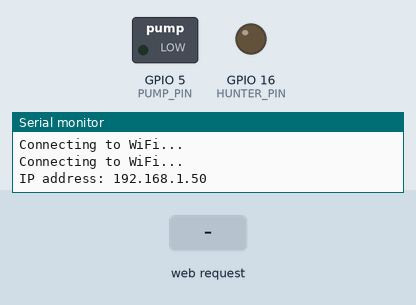
A sketch run on a simulated ESP8266 (NodeMCU). On the bench: switched loads named in the sketch (green lamp = pin HIGH), output pins drawn as LEDs (lit = HIGH), the last lines printed to the serial monitor. The inputs (shaded band) are chosen by the test bench. WiFi joins after 1.5 s; servers stay silent unless stated.

Above: at 3.2 s.
3.3 s: HTTP request GET /update?zone=1&time=1&program=1 received
At 3.5 s:
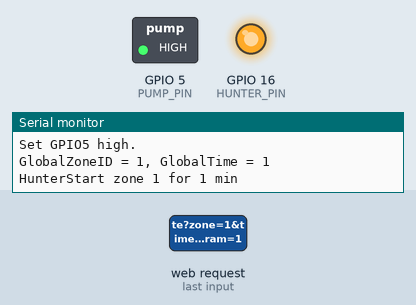
At 4.7 s:
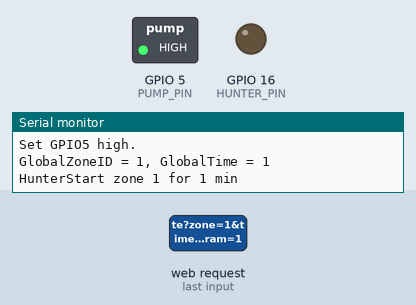
5.5 s: HTTP request GET /update?zone=1&time=1&program=1 received
At 6.19 s:
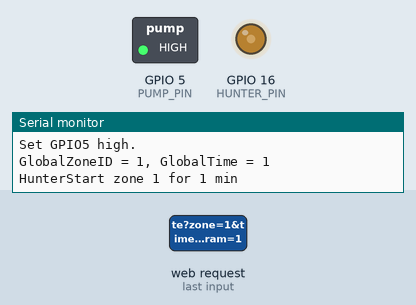
Timing chart, 0 to 8.5 s (numbered marks = the images above; inputs shaded):
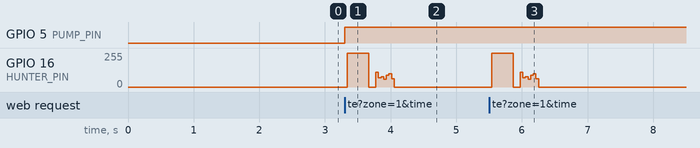

The sketch:

hunter_wifi_remote.ino
```cpp
// (licence header left out)
// Import required libraries
//#include "ESP8266WiFi.h" //https://randomnerdtutorials.com/how-to-install-esp8266-board-arduino-ide/
#include "ESPAsyncWebServer.h" //eventually to be downloaded at https://RandomNerdTutorials.com/esp8266-relay-module-ac-web-server/
#include "hunter.h" //included in this sketch

// Define constants
const bool   PUMP_PIN_DEFAULT = false; // Set to true to set PUMP_PIN as On by default
const int    PUMP_PIN = 5; // GPIO5 = D1

// Replace ... with the SSID and the password of your Wifi
const char* ssid = "micasasucasa";
const char* password = "edu.y.vero";

// Declare global variables
int GlobalZoneID = 0;
int GlobalProgramID = 0;
int GlobalTime = 0;
int GlobalFlag = 0;
bool RAIN_GAUGE_PIN_before = HIGH;
bool RAIN_GAUGE_PIN_now;
int retry = 0;

// Create AsyncWebServer object on port 80
AsyncWebServer server(80);

// HTML-Code for the web page
const char index_html[] PROGMEM = R"rawliteral(
<!DOCTYPE html>
<html>
<head>
  <title>HunterControl</title>
  <meta name="viewport" content="width=device-width, initial-scale=1">
  <meta http-equiv="Content-Type" content="text/html; charset=ISO-8859-1" />
  <style>
    html {font-family: Arial; display: inline-block; text-align: center;}
    h2 {font-size: 3.0rem;}
    h4 {margin-bottom: 0px;}
    p {margin-top: 0px; font-size: 14px;}
    body {max-width: 600px; margin:0px auto; padding-bottom: 25px; border=1px;}
    .switch {position: relative; display: inline-block; width: 100px; height: 58px}
    .switch input {display: none}
    .slider {position: absolute; top: 0; left: 0; right: 0; bottom: 0; background-color: #ccc; border-radius: 29px}
    .slider:before {position: absolute; content: ""; height: 44px; width: 44px; left: 7px; bottom: 7px; background-color: #fff; -webkit-transition: .4s; transition: .4s; border-radius: 68px}
    input:checked+.slider {background-color: #2196F3}
    input:checked+.slider:before {-webkit-transform: translateX(42px); -ms-transform: translateX(42px); transform: translateX(42px)}
  </style>
</head>
<body>
  <h3>X-Core Remote Control</h3>
  <h4>Zone #1</h4>
  <p>(arroseurs c&ocirc;t&eacute; Rui, maison N&deg;3, max. 10 min.)</p>
  <label class="switch"><input type="checkbox" onchange="toggleCheckbox(this)" id="1" value="10"><span class="slider"></span></label>
  <!-- When a slider is pushed a GET request is generated which contains the zone# and the state to be set. -->
  <hr>
  <h4>Zone #2</h4>
  <p>(arroseurs fond du terrain, max. 10 min.)</p>
  <label class="switch"><input type="checkbox" onchange="toggleCheckbox(this)" id="2" value="10"><span class="slider"></span></label>
  <hr>
  <h4>Zone #3</h4>
  <p>(arroseurs c&ocirc;t&eacute; Paula, maison N&deg;1, max. 10 min.)</p>
  <label class="switch"><input type="checkbox" onchange="toggleCheckbox(this)" id="3" value="10"><span class="slider"></span></label>
  <hr>
  <h4>Zone #4</h4>
  <p>(tuyeau jardin avant, max. 10 min.)</p>
  <label class="switch"><input type="checkbox" onchange="toggleCheckbox(this)" id="4" value="10"><span class="slider"></span></label>
  <hr>
  <h4>Zone #5</h4>
  <p>(tuyeau fond du terrain, max. 10 min.)</p>
  <label class="switch"><input type="checkbox" onchange="toggleCheckbox(this)" id="5" value="10"><span class="slider"></span></label>
  <hr>
  <h4>Zone #6</h4>
  <p>(tuyeau 1 c&ocirc;t&eacute; maison N&deg;1, max. 10 min.)</p>
  <label class="switch"><input type="checkbox" onchange="toggleCheckbox(this)" id="6" value="10"><span class="slider"></span></label>
  <hr>
  <h4>Zone #7</h4>
  <p>(tuyeau 2 c&ocirc;t&eacute; maison N&deg;1, max. 10 min.)</p>
  <label class="switch"><input type="checkbox" onchange="toggleCheckbox(this)" id="7" value="10"><span class="slider"></span></label>
  <hr>
  <h4>Zone #8</h4>
  <p>(remplissage r&eacute;servoir, max. 40 min.)</p>
  <label class="switch"><input type="checkbox" onchange="toggleCheckbox(this)" id="8" value="40"><span class="slider"></span></label>
  <hr>
  <h4>Programme #1</h4>
  <p>(lancer le programme d'arrosage 1)</p>
  <label class="switch"><input type="checkbox" onchange="toggleCheckbox(this)" id="9" value="40"><span class="slider"></span></label>
  <script>
    function toggleCheckbox(element)
    {
      var xhr = new XMLHttpRequest();
      // If an slider is activated, then ...
      if(element.checked)
      {
        // ... uncheck all other sliders and ...
        for(i=1;i<=9;i++)
        {
          if(i!=element.id)
          {
            document.getElementById(i).checked = false;
          }
        }
        if(element.id<=8)
        {
          // ... send GET request to webserver with zone# and wanted duration.
          xhr.open("GET", "/update?zone="+element.id+"&time="+element.value, true);
        }
        else if(element.id==9)
        {
          // ... send GET request to webserver with program#.
          xhr.open("GET", "/update?program="+element.id, true);
        }
      }
      else
      {
        if(element.id<=8)
        {
          // stop = start for 0 minutes
          xhr.open("GET", "/update?zone="+element.id+"&time=0", true);
        }
      }
      xhr.send();
    }
  </script>
</body>
</html>
)rawliteral";


void setup(void){
  // Serial port for debugging purposes
  Serial.begin(9600);

  //define outputs for pump control and bus communication to X-Core controller
  pinMode(PUMP_PIN, OUTPUT); // GPIO5 to switch the pump
  pinMode(HUNTER_PIN, OUTPUT); // Bus Port, see value of HUNTER_PIN in hunter.h

  // Set PUMP_PIN to default value
  if(PUMP_PIN_DEFAULT)
  {
    digitalWrite(PUMP_PIN, HIGH);
  }
  else
  {
    digitalWrite(PUMP_PIN, LOW);
  }

  // Connect to Wi-Fi
  WiFi.begin(ssid, password); //ssid and password are defined above
  while (WiFi.status() != WL_CONNECTED) {
    delay(1000);
    Serial.println("Connecting to WiFi...");
  }

  // Print ESP8266 Local IP Address to serial monitor
  Serial.print("IP address: ");
  Serial.println(WiFi.localIP());

  // Publish root web page
  server.on("/", HTTP_GET, [](AsyncWebServerRequest *request){
    request->send_P(200, "text/html", index_html);
  });

  // Handle GET request generated when pushing a slider. GET structure is <ESP_IP>/update?zone=<zone#>&time=<0 to 240 minutes>
  server.on("/update", HTTP_GET, [] (AsyncWebServerRequest *request) {
    String inputParamValue1;
    String inputParamValue2;
    String inputParamValue3;
    // If both required parameters have been transmitted, then ...
    if (request->hasParam("zone") & request->hasParam("time"))
    {
      // Extract the values of the parameters
      inputParamValue1 = request->getParam("zone")->value();
      inputParamValue2 = request->getParam("time")->value();
      GlobalZoneID = inputParamValue1.toInt();
      GlobalTime = inputParamValue2.toInt();
      Serial.println("zone = " + inputParamValue1 + ", time = " + inputParamValue2);

      // Set GPIO5 to control the pump and set flag to send a message to the X-Core controller
      if(GlobalTime>0)
      {
        Serial.println("Set GPIO5 high.");
        digitalWrite(5, HIGH);
      }
      else if(GlobalTime==0)
      {
        Serial.println("Set GPIO5 low.");
        digitalWrite(5, LOW);
      }
      GlobalFlag = 1; // For an unknown reason, the HunterStart command cannot be used inside of the 'server.on' handler. Instead a flag is set, which will be evaluated within the main loop below.
    }
    else if (request->hasParam("program"))
    {
      // Extract the values of the parameters
      inputParamValue3 = request->getParam("program")->value();
      GlobalProgramID = inputParamValue3.toInt()-8;
      Serial.println("program = " + (String)GlobalProgramID);

      GlobalFlag = 2; // For an unknown reason, the HunterProgram command cannot be used inside of the 'server.on' handler. Instead a flag is set, which will be evaluated within the main loop below.
    }
    else
    {
      Serial.println("No parameters transmitted or parameters incomplete.");
    }
    request->send(200, "text/plain", "OK");
  });

  // Start server
  server.begin();

}

// Start or stop zone if according flag is set.
void loop(void)
{
  // If a zone has been started
  if(GlobalFlag==1)
  {
    Serial.println("GlobalZoneID = " + (String)GlobalZoneID + ", GlobalTime = " + (String)GlobalTime);
    HunterStart(GlobalZoneID,GlobalTime);
    GlobalFlag=0;
  }
  else if(GlobalFlag==2)
  {
    Serial.println("GlobalProgramID = " + (String)GlobalProgramID);
    HunterProgram(GlobalProgramID);
    GlobalFlag=0;
  }
}
```

hunter.cpp
```cpp
#include "hunter.h"

/////////////////////////////////////////////////////////////////////////////
// Function: HunterBitfield
// Description: Set a value with an arbitrary bit width to a bit position
// within a blob
// Arguments: bits - blob to write the value to
// pos - bit position within the blob
// val - value to write
// len - len in bits of the value
/////////////////////////////////////////////////////////////////////////////
void HunterBitfield(std::vector <byte>& bits, byte pos, byte val, byte len)
{
while (len > 0)
{
if (val & 0x1)
{
bits[pos / 8] = bits[pos / 8] | 0x80 >> (pos % 8);
}
else
{
bits[pos / 8] = bits[pos / 8] & ~(0x80 >> (pos % 8));
}
len--;
val = val >> 1;
pos++;
}
}

/////////////////////////////////////////////////////////////////////////////
// Function: HunterLow
// Description: writes a low bit on the bus
// Arguments: none
/////////////////////////////////////////////////////////////////////////////
void HunterLow(void)
{
digitalWrite(HUNTER_PIN, HUNTER_ONE);
delayMicroseconds(SHORT_INTERVAL); //microseconds
digitalWrite(HUNTER_PIN, HUNTER_ZERO);
delayMicroseconds(LONG_INTERVAL); //microseconds
}

/////////////////////////////////////////////////////////////////////////////
// Function: HunterHigh
// Description: writes a high bit on the bus
// Arguments: none
/////////////////////////////////////////////////////////////////////////////
void HunterHigh(void)
{
digitalWrite(HUNTER_PIN, HUNTER_ONE);
delayMicroseconds(LONG_INTERVAL); //microseconds
digitalWrite(HUNTER_PIN, HUNTER_ZERO);
delayMicroseconds(SHORT_INTERVAL); //microseconds
}

/////////////////////////////////////////////////////////////////////////////
// Function: HunterWrite
// Description: Write the bit sequence out of the bus
// Arguments: buffer - blob containing the bits to transmit
// extrabit - if true, then write an extra 1 bit
/////////////////////////////////////////////////////////////////////////////
void HunterWrite(std::vector <byte> buffer, bool extrabit)
{
// Bus start sequence
//_flexwire.invert(false);
//delay(325);
//_flexwire.invert(true);
//delay(65);

// Resetimpulse
digitalWrite(HUNTER_PIN, HUNTER_ONE);
delay(325); //milliseconds
digitalWrite(HUNTER_PIN, HUNTER_ZERO);
delay(65); //milliseconds

// Write the start pulse
//_flexwire.invert(false);
//udelay(900);
//_flexwire.invert(true);

// Startimpulse
digitalWrite(HUNTER_PIN, HUNTER_ONE);
delayMicroseconds(START_INTERVAL); //microseconds
digitalWrite(HUNTER_PIN, HUNTER_ZERO);
delayMicroseconds(SHORT_INTERVAL); //microseconds

// Write the bits out
//_flexwire.write(buffer);
for (auto &sendByte : buffer)
{
for (byte inner = 0; inner < 8; inner++)
{
// Send high order bits first
if (sendByte & 0x80)
{
HunterHigh();
}
else
{
HunterLow();
}
sendByte <<= 1;
}
}

// Include an extra 1 bit
if (extrabit)
{
//_flexwire.writebit(true);
HunterHigh();
}

// Write the stop pulse
//_flexwire.writebit(false);
HunterLow();
}

/////////////////////////////////////////////////////////////////////////////
// Function: start
// Description: Start a zone
// Arguments: zone - zone number (1-48)
// time - time in minutes (0-240)
/////////////////////////////////////////////////////////////////////////////
void HunterStart(byte zone, byte time)
{

Serial.print("HunterStart zone ");
Serial.print(zone);
Serial.print(" for ");
Serial.print(time);
Serial.println(" min");

// Start out with a base frame
std::vector <byte> buffer = {0xff,0x00,0x00,0x00,0x10,0x00,0x00,0x04,0x00,0x00,0x01,0x00,0x01,0xb8,0x3f};

if (zone < 1 || zone > 48)
{
Serial.println("invalid zone");
return;
}

if (time < 0 || time > 240)
{
Serial.println("invalid time");
return;
}

// The bus protocol is a little bizzare, not sure why

// Bits 9:10 are 0x1 for zones > 12 and 0x2 otherwise
if (zone > 12)
{
HunterBitfield(buffer, 9, 0x1, 2);
}
else
{
HunterBitfield(buffer, 9, 0x2, 2);
}

// Zone + 0x17 is at bits 23:29 and 36:42
HunterBitfield(buffer, 23, zone + 0x17, 7);
HunterBitfield(buffer, 36, zone + 0x17, 7);

// Zone + 0x23 is at bits 49:55 and 62:68
HunterBitfield(buffer, 49, zone + 0x23, 7);
HunterBitfield(buffer, 62, zone + 0x23, 7);

// Zone + 0x2f is at bits 75:81 and 88:94
HunterBitfield(buffer, 75, zone + 0x2f, 7);
HunterBitfield(buffer, 88, zone + 0x2f, 7);

// Time is encoded in three places and broken up by nibble
// Low nibble: bits 31:34, 57:60, and 83:86
// High nibble: bits 44:47, 70:73, and 96:99
HunterBitfield(buffer, 31, time, 4);
HunterBitfield(buffer, 44, time >> 4, 4);
HunterBitfield(buffer, 57, time, 4);
HunterBitfield(buffer, 70, time >> 4, 4);
HunterBitfield(buffer, 83, time, 4);
HunterBitfield(buffer, 96, time >> 4, 4);

// Bottom nibble of zone - 1 is at bits 109:112
HunterBitfield(buffer, 109, zone - 1, 4);

// Write the bits out of the bus
HunterWrite(buffer, true);
}

/////////////////////////////////////////////////////////////////////////////
// Function: stop
// Description: Stop all zones
// Arguments: None
/////////////////////////////////////////////////////////////////////////////
void HunterStop(byte zone)
{
Serial.print("HunterStop zone ");
Serial.print(zone);
Serial.print(": ");
HunterStart(zone, 0);
}

/////////////////////////////////////////////////////////////////////////////
// Function: program
// Description: Run a program
// Arguments: num - program number (1-4)
/////////////////////////////////////////////////////////////////////////////
void HunterProgram(byte num)
{
// Start with a basic program frame
std::vector <byte> buffer = {0xff, 0x40, 0x03, 0x96, 0x09 ,0xbd ,0x7f};

if (num < 1 || num > 4)
{
Serial.println("invalid program");
return;
}

// Program number - 1 is at bits 31:32
HunterBitfield(buffer, 31, num - 1, 2);
HunterWrite(buffer, false);
}
```

hunter.h
```cpp
#include <vector>

#include <Arduino.h>

// This makes inverting the signal easy
#define HUNTER_ONE HIGH
#define HUNTER_ZERO LOW

#define START_INTERVAL 900
#define SHORT_INTERVAL 208
#define LONG_INTERVAL 1875

#define HUNTER_PIN 16 // D0
//#define ENABLE_PIN 14 // D7 - not used
//#define LED_PIN 2 // LED on D1 mini

void HunterStop(byte zone);
void HunterStart(byte zone, byte time);
void HunterProgram(byte num);
void HunterBitfield(std::vector <byte>& bits, byte pos, byte val, byte len);
void HunterWrite(std::vector <byte> buffer, bool extrabit);
void HunterLow(void);
void HunterHigh(void);
```

Measured:
- after the input at 3.3 s, GPIO 5 (PUMP_PIN): LOW → HIGH at once
